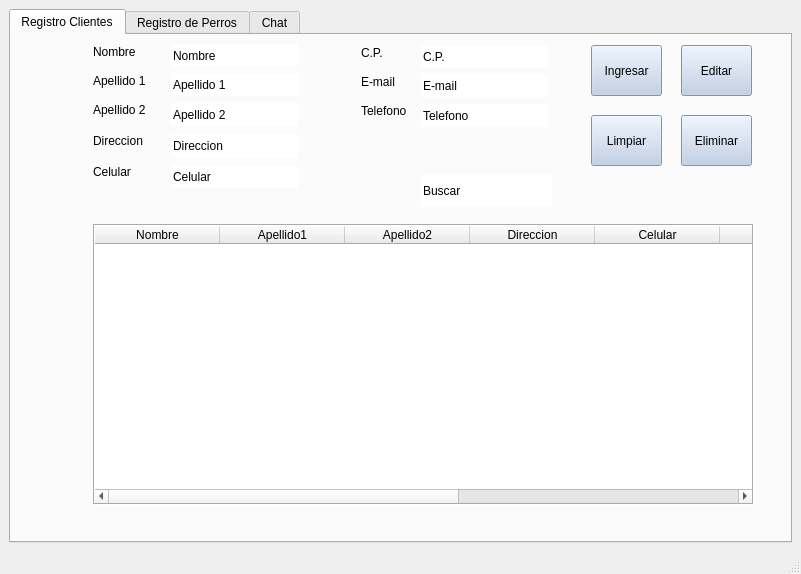
<?xml version="1.0" encoding="UTF-8"?>
<ui version="4.0">
 <class>veterinary</class>
 <widget class="QMainWindow" name="veterinary">
  <property name="windowModality">
   <enum>Qt::NonModal</enum>
  </property>
  <property name="geometry">
   <rect>
    <x>0</x>
    <y>0</y>
    <width>801</width>
    <height>574</height>
   </rect>
  </property>
  <property name="windowTitle">
   <string>Veterinaria</string>
  </property>
  <property name="windowIcon">
   <iconset>
    <normaloff>../prize-badge-with-paw-print.png</normaloff>../prize-badge-with-paw-print.png</iconset>
  </property>
  <property name="autoFillBackground">
   <bool>false</bool>
  </property>
  <property name="styleSheet">
   <string notr="true">#veterinary{

}</string>
  </property>
  <widget class="QWidget" name="centralwidget">
   <layout class="QGridLayout" name="gridLayout">
    <item row="0" column="1">
     <widget class="QTabWidget" name="TabWidget_4">
      <property name="cursor">
       <cursorShape>ArrowCursor</cursorShape>
      </property>
      <property name="styleSheet">
       <string notr="true">QWidget{
	background-image: url(&quot;/home/jimz/Downloads/Ingenieria_Software/fondoVet2.jpg&quot;);
}
QLineEdit{
	background: #ffffff;
	
}
QLabel{
	background: rgba(255, 255, 255, 0); 
}
QTableWidget{
	background: #ffffff;
}
QPushButton{
	background: #bbcbe5;
}</string>
      </property>
      <property name="tabShape">
       <enum>QTabWidget::Rounded</enum>
      </property>
      <property name="currentIndex">
       <number>0</number>
      </property>
      <property name="elideMode">
       <enum>Qt::ElideNone</enum>
      </property>
      <widget class="QWidget" name="tab_1">
       <attribute name="title">
        <string>Registro Clientes</string>
       </attribute>
       <widget class="QTableWidget" name="registerCTableWidget">
        <property name="enabled">
         <bool>true</bool>
        </property>
        <property name="geometry">
         <rect>
          <x>82</x>
          <y>189</y>
          <width>661</width>
          <height>281</height>
         </rect>
        </property>
        <property name="frameShape">
         <enum>QFrame::Box</enum>
        </property>
        <property name="lineWidth">
         <number>1</number>
        </property>
        <property name="verticalScrollBarPolicy">
         <enum>Qt::ScrollBarAsNeeded</enum>
        </property>
        <attribute name="horizontalHeaderVisible">
         <bool>true</bool>
        </attribute>
        <attribute name="horizontalHeaderDefaultSectionSize">
         <number>125</number>
        </attribute>
        <attribute name="horizontalHeaderHighlightSections">
         <bool>true</bool>
        </attribute>
        <attribute name="horizontalHeaderShowSortIndicator" stdset="0">
         <bool>false</bool>
        </attribute>
        <attribute name="verticalHeaderVisible">
         <bool>false</bool>
        </attribute>
        <attribute name="verticalHeaderHighlightSections">
         <bool>false</bool>
        </attribute>
        <column>
         <property name="text">
          <string>Nombre</string>
         </property>
        </column>
        <column>
         <property name="text">
          <string>Apellido1</string>
         </property>
        </column>
        <column>
         <property name="text">
          <string>Apellido2</string>
         </property>
        </column>
        <column>
         <property name="text">
          <string>Direccion</string>
         </property>
        </column>
        <column>
         <property name="text">
          <string>Celular</string>
         </property>
        </column>
        <column>
         <property name="text">
          <string>C.P</string>
         </property>
        </column>
        <column>
         <property name="text">
          <string>E-mail</string>
         </property>
        </column>
        <column>
         <property name="text">
          <string>Telefono</string>
         </property>
        </column>
        <column>
         <property name="text">
          <string>ID</string>
         </property>
        </column>
       </widget>
       <widget class="QLabel" name="label_18">
        <property name="geometry">
         <rect>
          <x>82</x>
          <y>9</y>
          <width>52</width>
          <height>16</height>
         </rect>
        </property>
        <property name="text">
         <string>Nombre</string>
        </property>
       </widget>
       <widget class="QLineEdit" name="nameCLineEdit">
        <property name="geometry">
         <rect>
          <x>160</x>
          <y>9</y>
          <width>127</width>
          <height>23</height>
         </rect>
        </property>
        <property name="text">
         <string>Nombre</string>
        </property>
        <property name="frame">
         <bool>false</bool>
        </property>
       </widget>
       <widget class="QLabel" name="label_5">
        <property name="geometry">
         <rect>
          <x>350</x>
          <y>10</y>
          <width>21</width>
          <height>16</height>
         </rect>
        </property>
        <property name="text">
         <string>C.P.</string>
        </property>
       </widget>
       <widget class="QLineEdit" name="cpCLineEdit">
        <property name="geometry">
         <rect>
          <x>410</x>
          <y>10</y>
          <width>127</width>
          <height>23</height>
         </rect>
        </property>
        <property name="text">
         <string>C.P.</string>
        </property>
        <property name="frame">
         <bool>false</bool>
        </property>
       </widget>
       <widget class="QPushButton" name="entryCPushButton">
        <property name="geometry">
         <rect>
          <x>580</x>
          <y>10</y>
          <width>71</width>
          <height>51</height>
         </rect>
        </property>
        <property name="text">
         <string>Ingresar</string>
        </property>
        <property name="autoDefault">
         <bool>true</bool>
        </property>
       </widget>
       <widget class="QLineEdit" name="lastname1CLineEdit">
        <property name="geometry">
         <rect>
          <x>160</x>
          <y>38</y>
          <width>127</width>
          <height>23</height>
         </rect>
        </property>
        <property name="text">
         <string>Apellido 1</string>
        </property>
        <property name="frame">
         <bool>false</bool>
        </property>
       </widget>
       <widget class="QLabel" name="label_17">
        <property name="geometry">
         <rect>
          <x>82</x>
          <y>38</y>
          <width>62</width>
          <height>16</height>
         </rect>
        </property>
        <property name="text">
         <string>Apellido 1</string>
        </property>
       </widget>
       <widget class="QLineEdit" name="emailCLineEdit">
        <property name="geometry">
         <rect>
          <x>410</x>
          <y>39</y>
          <width>127</width>
          <height>23</height>
         </rect>
        </property>
        <property name="text">
         <string>E-mail</string>
        </property>
        <property name="frame">
         <bool>false</bool>
        </property>
       </widget>
       <widget class="QLabel" name="label_6">
        <property name="geometry">
         <rect>
          <x>350</x>
          <y>39</y>
          <width>40</width>
          <height>16</height>
         </rect>
        </property>
        <property name="text">
         <string>E-mail</string>
        </property>
       </widget>
       <widget class="QLabel" name="label_3">
        <property name="geometry">
         <rect>
          <x>82</x>
          <y>67</y>
          <width>62</width>
          <height>16</height>
         </rect>
        </property>
        <property name="text">
         <string>Apellido 2</string>
        </property>
       </widget>
       <widget class="QLineEdit" name="lastname2CLineEdit">
        <property name="geometry">
         <rect>
          <x>160</x>
          <y>68</y>
          <width>127</width>
          <height>23</height>
         </rect>
        </property>
        <property name="text">
         <string>Apellido 2</string>
        </property>
        <property name="frame">
         <bool>false</bool>
        </property>
       </widget>
       <widget class="QLineEdit" name="phoneCLineEdit">
        <property name="geometry">
         <rect>
          <x>410</x>
          <y>69</y>
          <width>127</width>
          <height>23</height>
         </rect>
        </property>
        <property name="text">
         <string>Telefono</string>
        </property>
        <property name="frame">
         <bool>false</bool>
        </property>
       </widget>
       <widget class="QLabel" name="label_7">
        <property name="geometry">
         <rect>
          <x>350</x>
          <y>68</y>
          <width>54</width>
          <height>16</height>
         </rect>
        </property>
        <property name="text">
         <string>Telefono</string>
        </property>
       </widget>
       <widget class="QLineEdit" name="addressCLineEdit">
        <property name="geometry">
         <rect>
          <x>160</x>
          <y>99</y>
          <width>127</width>
          <height>23</height>
         </rect>
        </property>
        <property name="text">
         <string>Direccion</string>
        </property>
        <property name="frame">
         <bool>false</bool>
        </property>
       </widget>
       <widget class="QLabel" name="label_4">
        <property name="geometry">
         <rect>
          <x>82</x>
          <y>98</y>
          <width>59</width>
          <height>16</height>
         </rect>
        </property>
        <property name="text">
         <string>Direccion</string>
        </property>
       </widget>
       <widget class="QLineEdit" name="celphoneCLineEdit">
        <property name="geometry">
         <rect>
          <x>160</x>
          <y>130</y>
          <width>127</width>
          <height>23</height>
         </rect>
        </property>
        <property name="text">
         <string>Celular</string>
        </property>
        <property name="frame">
         <bool>false</bool>
        </property>
       </widget>
       <widget class="QLabel" name="label_9">
        <property name="geometry">
         <rect>
          <x>82</x>
          <y>129</y>
          <width>44</width>
          <height>16</height>
         </rect>
        </property>
        <property name="text">
         <string>Celular</string>
        </property>
       </widget>
       <widget class="QLineEdit" name="searchCLineEdit">
        <property name="geometry">
         <rect>
          <x>410</x>
          <y>140</y>
          <width>131</width>
          <height>31</height>
         </rect>
        </property>
        <property name="text">
         <string>Buscar</string>
        </property>
        <property name="frame">
         <bool>false</bool>
        </property>
       </widget>
       <widget class="QPushButton" name="editCPushButton">
        <property name="geometry">
         <rect>
          <x>670</x>
          <y>10</y>
          <width>71</width>
          <height>51</height>
         </rect>
        </property>
        <property name="text">
         <string>Editar</string>
        </property>
        <property name="autoDefault">
         <bool>true</bool>
        </property>
       </widget>
       <widget class="QPushButton" name="deleteCPushButton">
        <property name="geometry">
         <rect>
          <x>670</x>
          <y>80</y>
          <width>71</width>
          <height>51</height>
         </rect>
        </property>
        <property name="text">
         <string>Eliminar</string>
        </property>
        <property name="autoDefault">
         <bool>true</bool>
        </property>
       </widget>
       <widget class="QPushButton" name="clearCPushButton">
        <property name="geometry">
         <rect>
          <x>580</x>
          <y>80</y>
          <width>71</width>
          <height>51</height>
         </rect>
        </property>
        <property name="text">
         <string>Limpiar</string>
        </property>
       </widget>
      </widget>
      <widget class="QWidget" name="tab_2">
       <attribute name="title">
        <string>Registro de Perros</string>
       </attribute>
       <widget class="QLineEdit" name="ageDLineEdit">
        <property name="geometry">
         <rect>
          <x>340</x>
          <y>109</y>
          <width>131</width>
          <height>23</height>
         </rect>
        </property>
        <property name="text">
         <string>Edad</string>
        </property>
        <property name="frame">
         <bool>false</bool>
        </property>
       </widget>
       <widget class="QLabel" name="imageDLabel">
        <property name="geometry">
         <rect>
          <x>80</x>
          <y>40</y>
          <width>211</width>
          <height>191</height>
         </rect>
        </property>
        <property name="styleSheet">
         <string notr="true">border-radius: 5px;
border: 2px solid black;
background: #ffffff;</string>
        </property>
        <property name="frameShape">
         <enum>QFrame::Box</enum>
        </property>
        <property name="frameShadow">
         <enum>QFrame::Plain</enum>
        </property>
        <property name="text">
         <string/>
        </property>
       </widget>
       <widget class="QPushButton" name="entryDPushButton">
        <property name="geometry">
         <rect>
          <x>540</x>
          <y>50</y>
          <width>71</width>
          <height>51</height>
         </rect>
        </property>
        <property name="text">
         <string>Ingresar</string>
        </property>
        <property name="autoDefault">
         <bool>true</bool>
        </property>
       </widget>
       <widget class="QComboBox" name="nameOwnerDComboBox">
        <property name="geometry">
         <rect>
          <x>340</x>
          <y>170</y>
          <width>131</width>
          <height>21</height>
         </rect>
        </property>
        <property name="frame">
         <bool>false</bool>
        </property>
       </widget>
       <widget class="QPushButton" name="deleteDPushButton">
        <property name="geometry">
         <rect>
          <x>630</x>
          <y>140</y>
          <width>71</width>
          <height>51</height>
         </rect>
        </property>
        <property name="text">
         <string>Eliminar</string>
        </property>
        <property name="autoDefault">
         <bool>true</bool>
        </property>
       </widget>
       <widget class="QLineEdit" name="raceDLineEdit">
        <property name="geometry">
         <rect>
          <x>340</x>
          <y>79</y>
          <width>131</width>
          <height>23</height>
         </rect>
        </property>
        <property name="text">
         <string>Raza</string>
        </property>
        <property name="frame">
         <bool>false</bool>
        </property>
       </widget>
       <widget class="QLineEdit" name="genderDLineEdit">
        <property name="geometry">
         <rect>
          <x>340</x>
          <y>139</y>
          <width>131</width>
          <height>23</height>
         </rect>
        </property>
        <property name="text">
         <string>Sexo</string>
        </property>
        <property name="frame">
         <bool>false</bool>
        </property>
       </widget>
       <widget class="QPushButton" name="editDPushButton">
        <property name="geometry">
         <rect>
          <x>630</x>
          <y>50</y>
          <width>71</width>
          <height>51</height>
         </rect>
        </property>
        <property name="text">
         <string>Editar</string>
        </property>
        <property name="autoDefault">
         <bool>true</bool>
        </property>
       </widget>
       <widget class="QPushButton" name="uploadDPushButton">
        <property name="geometry">
         <rect>
          <x>370</x>
          <y>210</y>
          <width>71</width>
          <height>51</height>
         </rect>
        </property>
        <property name="text">
         <string>Subir</string>
        </property>
       </widget>
       <widget class="QTableWidget" name="registerDTableWidget">
        <property name="geometry">
         <rect>
          <x>49</x>
          <y>271</y>
          <width>691</width>
          <height>211</height>
         </rect>
        </property>
        <property name="frameShape">
         <enum>QFrame::Box</enum>
        </property>
        <attribute name="horizontalHeaderDefaultSectionSize">
         <number>128</number>
        </attribute>
        <attribute name="verticalHeaderVisible">
         <bool>false</bool>
        </attribute>
        <attribute name="verticalHeaderHighlightSections">
         <bool>false</bool>
        </attribute>
        <column>
         <property name="text">
          <string>Nombre</string>
         </property>
        </column>
        <column>
         <property name="text">
          <string>Raza</string>
         </property>
        </column>
        <column>
         <property name="text">
          <string>Edad</string>
         </property>
        </column>
        <column>
         <property name="text">
          <string>Sexo</string>
         </property>
        </column>
        <column>
         <property name="text">
          <string>Dueño</string>
         </property>
        </column>
        <column>
         <property name="text">
          <string>ID perro</string>
         </property>
        </column>
       </widget>
       <widget class="QLineEdit" name="searchDLineEdit">
        <property name="geometry">
         <rect>
          <x>560</x>
          <y>220</y>
          <width>131</width>
          <height>31</height>
         </rect>
        </property>
        <property name="text">
         <string>Buscar</string>
        </property>
        <property name="frame">
         <bool>false</bool>
        </property>
       </widget>
       <widget class="QLineEdit" name="nameDogDLineEdit">
        <property name="geometry">
         <rect>
          <x>340</x>
          <y>49</y>
          <width>131</width>
          <height>23</height>
         </rect>
        </property>
        <property name="text">
         <string>Nombre</string>
        </property>
        <property name="frame">
         <bool>false</bool>
        </property>
       </widget>
       <widget class="QPushButton" name="clearDPushButton">
        <property name="geometry">
         <rect>
          <x>540</x>
          <y>140</y>
          <width>71</width>
          <height>51</height>
         </rect>
        </property>
        <property name="text">
         <string>Limpiar</string>
        </property>
       </widget>
      </widget>
      <widget class="QWidget" name="tab_3">
       <attribute name="title">
        <string>Chat</string>
       </attribute>
       <widget class="QLineEdit" name="chatLineEdit">
        <property name="geometry">
         <rect>
          <x>110</x>
          <y>430</y>
          <width>551</width>
          <height>41</height>
         </rect>
        </property>
        <property name="autoFillBackground">
         <bool>false</bool>
        </property>
        <property name="styleSheet">
         <string notr="true">border-radius: 5px;
border: 2px solid black;</string>
        </property>
        <property name="text">
         <string/>
        </property>
        <property name="frame">
         <bool>true</bool>
        </property>
       </widget>
       <widget class="QTextBrowser" name="chatTextBrowser">
        <property name="geometry">
         <rect>
          <x>30</x>
          <y>20</y>
          <width>711</width>
          <height>391</height>
         </rect>
        </property>
        <property name="styleSheet">
         <string notr="true">border-radius: 5px;
border: 2px solid black;
background: #ffffff;</string>
        </property>
        <property name="frameShape">
         <enum>QFrame::Box</enum>
        </property>
        <property name="frameShadow">
         <enum>QFrame::Plain</enum>
        </property>
       </widget>
      </widget>
     </widget>
    </item>
   </layout>
  </widget>
  <widget class="QStatusBar" name="statusbar"/>
  <action name="actionCerrar_sesion">
   <property name="text">
    <string>Cerrar sesion</string>
   </property>
  </action>
  <action name="actionCerrar">
   <property name="text">
    <string>Cerrar</string>
   </property>
  </action>
 </widget>
 <tabstops>
  <tabstop>nameCLineEdit</tabstop>
  <tabstop>lastname1CLineEdit</tabstop>
  <tabstop>lastname2CLineEdit</tabstop>
  <tabstop>addressCLineEdit</tabstop>
  <tabstop>celphoneCLineEdit</tabstop>
  <tabstop>cpCLineEdit</tabstop>
  <tabstop>emailCLineEdit</tabstop>
  <tabstop>phoneCLineEdit</tabstop>
  <tabstop>searchCLineEdit</tabstop>
  <tabstop>entryCPushButton</tabstop>
  <tabstop>editCPushButton</tabstop>
  <tabstop>deleteCPushButton</tabstop>
  <tabstop>registerCTableWidget</tabstop>
  <tabstop>searchDLineEdit</tabstop>
  <tabstop>nameDogDLineEdit</tabstop>
  <tabstop>raceDLineEdit</tabstop>
  <tabstop>ageDLineEdit</tabstop>
  <tabstop>genderDLineEdit</tabstop>
  <tabstop>nameOwnerDComboBox</tabstop>
  <tabstop>uploadDPushButton</tabstop>
  <tabstop>entryDPushButton</tabstop>
  <tabstop>editDPushButton</tabstop>
  <tabstop>deleteDPushButton</tabstop>
  <tabstop>registerDTableWidget</tabstop>
  <tabstop>chatTextBrowser</tabstop>
  <tabstop>chatLineEdit</tabstop>
 </tabstops>
 <resources/>
 <connections/>
</ui>
